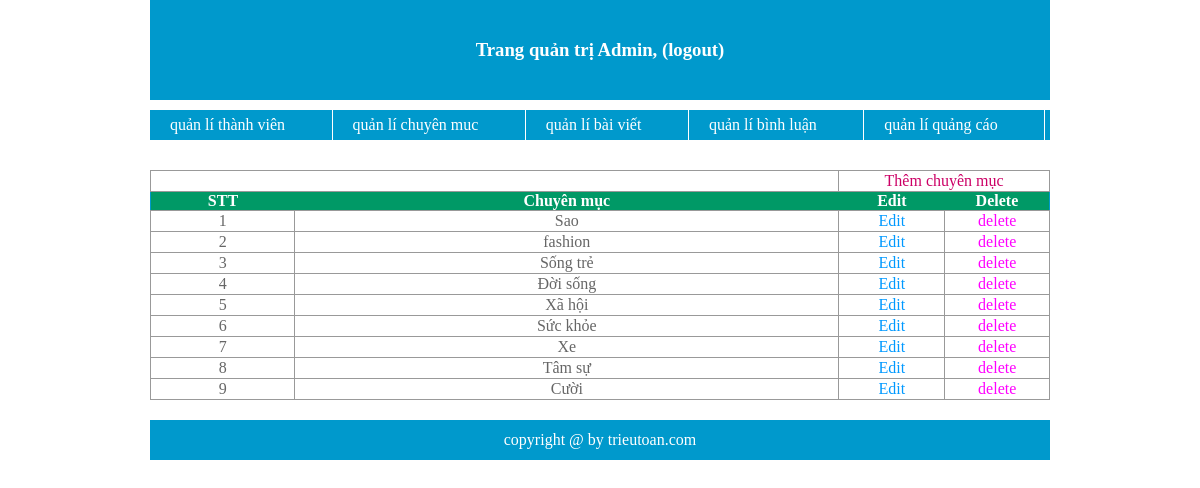
Page /admin/list_category.php on the committed database.
### tables this page shows
CREATE TABLE IF NOT EXISTS `category` (
  `cate_id` int(10) unsigned NOT NULL AUTO_INCREMENT,
  `cate_title` varchar(20) NOT NULL,
  PRIMARY KEY (`cate_id`)
);

### admin/list_category.php (the view, shortened to what this page needs)
<?php
	require("template/header.php");
?>
    	<div id="wrapper">
        	<table>
            	<tr>
                	<td colspan="2"></td>
                    <td colspan="2"><a href="add_category.php" style="color:#C06;">Thêm chuyên mục</a></td>
                </tr>
            	<tr style="background:#096; color:#FFF;">
                	<th width="141">STT</th>
                    <th width="533">Chuyên mục</th>
                    <th width="104">Edit</th>
                    <th width="102">Delete</th>
                </tr>
                <?php
				$stt=1;
				$result=mysql_query("select cate_id,cate_title from category");
				while($data=mysql_fetch_assoc($result))
				{
                echo"<tr>";
                	echo"<td>$stt</td>";
                    echo"<td>$data[cate_title]</td>";
                    echo"<td><a href='edit_category.php?id=$data[cate_id]' style='color:#09F;'>Edit</a></td>";
                    echo"<td><a href='del_category.php?id=$data[cate_id]' onclick='return show_confirm();' style='color:#F0F;'>delete</a></td>";
                echo"</tr>";
				$stt++;
				}
				?>
            </table>
        </div>
 <?php
 	require("template/footer.php");
 ?>

### admin/style.css (style rules this page uses)
* { padding:0px; margin:0px; }
body { margin:auto; width:900px; }
a { text-decoration:none; color:#FFF; }
#wrapper { margin:10px auto 10px; }
#wrapper table { border-collapse:collapse; width:900px; text-align:center; }
#wrapper table tr { border:1px solid #09C; }
#wrapper table td { border:1px solid #999; line-height:20px; color:#666; }

### rows in the picture
category: cate_title "Sao"
category: cate_title "fashion"
category: cate_title "Sống trẻ"
category: cate_title "Đời sống"
category: cate_title "Xã hội"
category: cate_title "Sức khỏe"
category: cate_title "Xe"
category: cate_title "Tâm sự"
category: cate_title "Cười"
